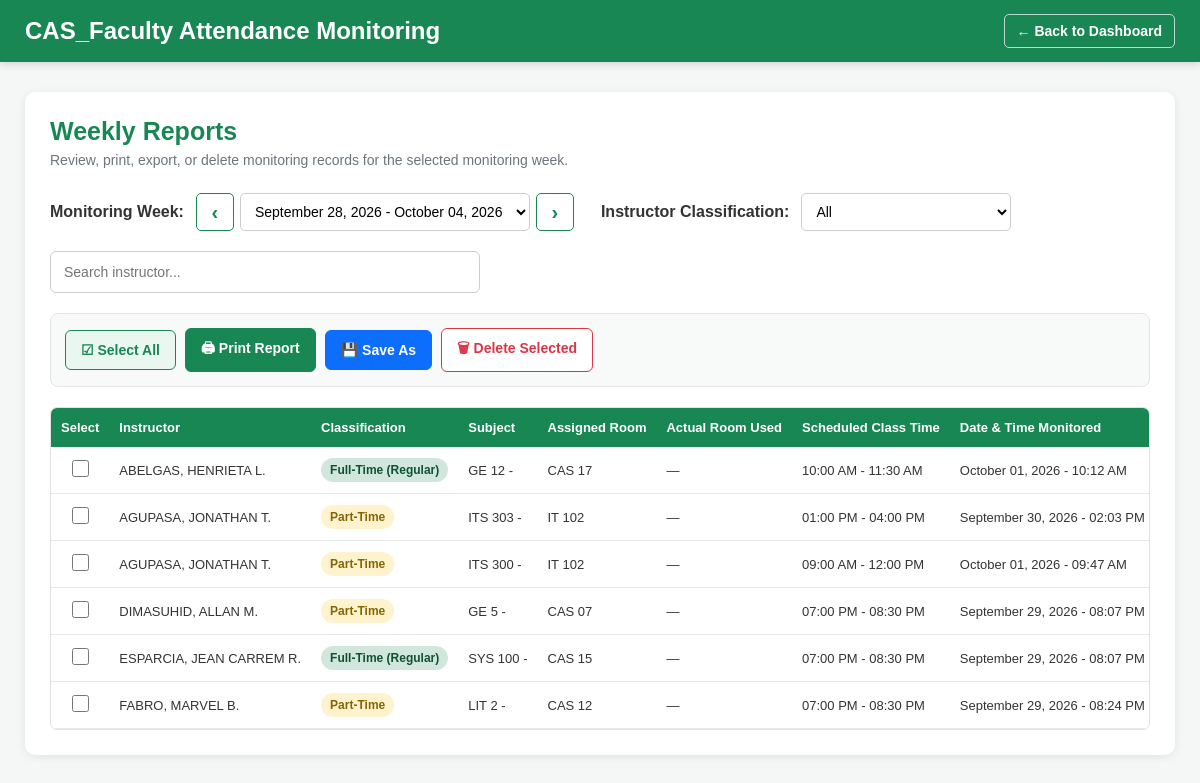
/reports/?week=2026-09-28&classification=ALL (signed in), run on the app's committed database.
### monitoring/models.py (models this page shows, shortened)
class MonitoringRecord(models.Model):
    REMARK_CHOICES = [
        ("Monitored", "Monitored"),
        ("Missed", "Missed"),
        ("Late", "Late"),
        ("Not Monitored", "Not Monitored"),
    ]
    schedule = models.ForeignKey(
        Schedule,
        on_delete=models.CASCADE,
        related_name="monitoring_records"
    )
    signature = models.CharField(
        max_length=150,
        blank=True
    )
    transfer_room = models.CharField(
        max_length=50,
        blank=True
    )
    remarks = models.TextField(
        blank=True,
        default="Monitored"
    )
    other_remarks = models.TextField(
        blank=True
    )
    missed_reason = models.TextField(
        blank=True
    )
    record_datetime = models.DateTimeField(
        default=timezone.now
    )

class Schedule(models.Model):
    DAYS = [
        ("M", "Monday"),
        ("T", "Tuesday"),
        ("W", "Wednesday"),
        ("TH", "Thursday"),
        ("F", "Friday"),
        ("S", "Saturday"),
    ]
    instructor = models.ForeignKey(
        Instructor,
        on_delete=models.CASCADE,
        related_name="schedules"
    )
    subject = models.ForeignKey(
        Subject,
        on_delete=models.CASCADE,
        related_name="schedules"
    )
    room = models.ForeignKey(
        Room,
        on_delete=models.CASCADE,
        related_name="schedules"
    )
    day = models.CharField(
        max_length=5,
        choices=DAYS
    )
    start_time = models.TimeField()
    end_time = models.TimeField()

class Instructor(models.Model):
    CLASSIFICATION_CHOICES = [
        ("PART_TIME", "Part-Time"),
        ("REGULAR", "Regular"),
    ]
    name = models.CharField(max_length=150)
    classification = models.CharField(
        max_length=20,
        choices=CLASSIFICATION_CHOICES,
        default="PART_TIME"
    )
    department = models.CharField(
        max_length=150,
        blank=True
    )
    contact = models.CharField(
        max_length=50,
        blank=True
    )
    class Meta:
        ordering = ["name"]

class Subject(models.Model):
    subject_code = models.CharField(max_length=30)
    subject_name = models.CharField(
        max_length=150,
        blank=True
    )
    class Meta:
        ordering = ["subject_code"]
    def __str__(self):
        return f"{self.subject_code} - {self.subject_name}"

class Room(models.Model):
    room_name = models.CharField(max_length=50)
    class Meta:
        ordering = ["room_name"]

### monitoring/views.py (the view)
@login_required
def reports(request):
    week_start, week_end, current_week_start = (
        _report_week_range(request)
    )
    all_records = (
        MonitoringRecord.objects
        .select_related(
            "schedule__instructor",
            "schedule__subject",
            "schedule__room",
        )
        .order_by("-record_datetime")
    )
    week_starts = {current_week_start}
    for record in all_records:
        record_date = timezone.localtime(
            record.record_datetime
        ).date()
        week_starts.add(
            record_date
            - timedelta(days=record_date.weekday())
        )
    weeks = []
    for start in sorted(
        week_starts,
        reverse=True,
    ):
        end = start + timedelta(days=6)
        weeks.append({
            "value": start.strftime("%Y-%m-%d"),
            "label": (
                f"{start.strftime('%B %d, %Y')} - "
                f"{end.strftime('%B %d, %Y')}"
            ),
        })
    records, instructor_search = _report_records(
        request,
        week_start,
        week_end,
    )
    selected_classification = _report_classification(request)
    return render(
        request,
        "instructors/reports/list.html",
        {
            "records": records,
            "weeks": weeks,
            "selected_week": week_start.strftime(
                "%Y-%m-%d"
            ),
            "week_start": week_start,
            "week_end": week_end,
            "previous_week": week_start - timedelta(days=7),
            "next_week": week_start + timedelta(days=7),
            "current_week_start": current_week_start,
            "current_week_end": (
                current_week_start + timedelta(days=6)
            ),
            "instructors": Instructor.objects.all().order_by(
                "name"
            ),
            "instructor_search": instructor_search,
            "selected_classification": selected_classification,
            "report_settings": _report_settings(request),
            "windows_printers": _windows_printers(),
        },
    )

### templates/instructors/reports/list.html (shortened to what this page needs)
<!DOCTYPE html>
<html lang="en">
<head>
</head>
<body>
<header class="header">
    <div class="header-content">
        <h1>
            CAS_Faculty Attendance Monitoring
        </h1>
        <a
            href="{% url 'dashboard' %}"
            class="back-dashboard"
        >
            ← Back to Dashboard
        </a>
    </div>
</header>
<main class="container">
    <section class="page-card">
        <h2 class="page-title">
            Weekly Reports
        </h2>
        <p class="page-description">
            Review, print, export, or delete monitoring
            records for the selected monitoring week.
        </p>
        <div class="week-section">
            <span class="week-label">
                Monitoring Week:
            </span>
            <div class="week-control">
                <a
                    href="?week={{ previous_week|date:'Y-m-d' }}&classification={{ selected_classification }}{% if instructor_search %}&instructor={{ instructor_search|urlencode }}{% endif %}"
                    class="week-button"
                >
                    ‹
                </a>
                <select
                    id="weekSelect"
                    class="week-select"
                    onchange="changeWeek(this.value)"
                >
                    {% for week in weeks %}
                        <option
                            value="{{ week.value }}"
                            {% if week.value == selected_week %}
                                selected
                            {% endif %}
                        >
                            {{ week.label }}
                        </option>
                    {% endfor %}
                </select>
                <a
                    href="?week={{ next_week|date:'Y-m-d' }}&classification={{ selected_classification }}{% if instructor_search %}&instructor={{ instructor_search|urlencode }}{% endif %}"
                    class="week-button"
                >
                    ›
                </a>
            </div>
            <span
                class="week-label"
                style="margin-left: 15px;"
            >
                Instructor Classification:
            </span>
            <select
                id="classificationSelect"
                class="week-select classification-select"
                onchange="changeClassification(this.value)"
            >
                <option
                    value="ALL"
                    {% if selected_classification == "ALL" %}
                        selected
                    {% endif %}
                >
                    All
                </option>
            </select>
        </div>
        <div class="search-area">
            <input
                type="text"
                id="instructorSearch"
                class="search-input"
                placeholder="Search instructor..."
                value="{{ instructor_search }}"
                autocomplete="off"
            >
        </div>
        <div class="toolbar">
            <button
                type="button"
                id="selectToggleButton"
                class="toolbar-button select-toggle-button"
                onclick="toggleSelectAll()"
            >
            </button>
            <button
                type="button"
                class="toolbar-button print-button"
                onclick="openPrintReport()"
            >
                🖨 Print Report
            </button>
            <button
                type="button"
                class="toolbar-button save-button"
                onclick="openSavePreview()"
            >
                💾 Save As
            </button>
            <button
                type="button"
                class="toolbar-button delete-button"
                onclick="openDeleteModal()"
            >
                🗑 Delete Selected
            </button>
        </div>
        <div class="table-wrapper">
            <table class="report-table">
                <thead>
                    <tr>
                        <th class="checkbox-column">
                            Select
                        </th>
                        <th>
                            Instructor
                        </th>
                        <th>
                            Classification
                        </th>
                        <th>
                            Subject
                        </th>
                        <th>
                            Assigned Room
                        </th>
                        <th>
                            Actual Room Used
                        </th>
                        <th>
                            Scheduled Class Time
                        </th>
                        <th>
                            Date &amp; Time Monitored
                        </th>
                    </tr>
                </thead>
                <tbody>
                    {% for record in records %}
                        <tr>
                            <td class="checkbox-column">
                                <input
                                    type="checkbox"
                                    class="record-checkbox"
                                    value="{{ record.id }}"
                                >
                            </td>
                            <td>
                                {{ record.schedule.instructor.name }}
                            </td>
                            <td>
                                {% if record.schedule.instructor.classification == "PART_TIME" %}
                                    <span class="classification-badge classification-part-time">
                                        Part-Time
                                    </span>
                                {% elif record.schedule.instructor.classification == "REGULAR" %}
                                    <span class="classification-badge classification-regular">
                                        Full-Time (Regular)
                                    </span>
                                {% else %}
                                    —
                                {% endif %}
                            </td>
                            <td>
                                {{ record.schedule.subject }}
                            </td>
                            <td>
                                {{ record.schedule.room.room_name }}
                            </td>
                            <td>
                                {% if record.transfer_room %}
                                    {{ record.transfer_room }}
                                {% else %}
                                    —
                                {% endif %}
                            </td>
                            <td>
                                {{ record.schedule.start_time|time:"h:i A" }}
                                -
                                {{ record.schedule.end_time|time:"h:i A" }}
                            </td>
                            <td>
                                {% if record.record_datetime %}
                                    {{ record.record_datetime|date:"F d, Y" }}
                                    -
                                    {{ record.record_datetime|time:"h:i A" }}
                                {% else %}
                                    —
                                {% endif %}
                            </td>
                        </tr>
                    {% endfor %}
                </tbody>
            </table>
        </div>
    </section>
</main>
</body>
</html>

### data on the page
MonitoringRecord: schedule.instructor.name "ABELGAS, HENRIETA L.", shows "Full-Time (Regular)", schedule.subject "GE 12 -", schedule.room.room_name "CAS 17", schedule.start_time "10:00 AM", schedule.end_time "11:30 AM", record_datetime "October 01, 2026", record_datetime "10:12 AM"
MonitoringRecord: schedule.instructor.name "AGUPASA, JONATHAN T.", shows "Part-Time", schedule.subject "ITS 303 -", schedule.room.room_name "IT 102", schedule.start_time "01:00 PM", schedule.end_time "04:00 PM", record_datetime "September 30, 2026", record_datetime "02:03 PM"
MonitoringRecord: schedule.instructor.name "AGUPASA, JONATHAN T.", shows "Part-Time", schedule.subject "ITS 300 -", schedule.room.room_name "IT 102", schedule.start_time "09:00 AM", schedule.end_time "12:00 PM", record_datetime "October 01, 2026", record_datetime "09:47 AM"
MonitoringRecord: schedule.instructor.name "DIMASUHID, ALLAN M.", shows "Part-Time", schedule.subject "GE 5 -", schedule.room.room_name "CAS 07", schedule.start_time "07:00 PM", schedule.end_time "08:30 PM", record_datetime "September 29, 2026", record_datetime "08:07 PM"
MonitoringRecord: schedule.instructor.name "ESPARCIA, JEAN CARREM R.", shows "Full-Time (Regular)", schedule.subject "SYS 100 -", schedule.room.room_name "CAS 15", schedule.start_time "07:00 PM", schedule.end_time "08:30 PM", record_datetime "September 29, 2026", record_datetime "08:07 PM"
MonitoringRecord: schedule.instructor.name "FABRO, MARVEL B.", shows "Part-Time", schedule.subject "LIT 2 -", schedule.room.room_name "CAS 12", schedule.start_time "07:00 PM", schedule.end_time "08:30 PM", record_datetime "September 29, 2026", record_datetime "08:24 PM"

### other printed values
form field value "September 28, 2026 - October 04, 2026"
